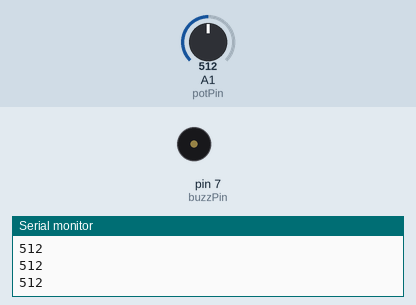
The sketch below on a simulated Arduino Uno, built with avr-gcc and run on an emulated ATmega328P. Parts: buzzer (waves = sounding, pin HIGH), the last lines printed to the serial monitor. The inputs (shaded band) are chosen by the test bench; at power-on: A1 (potPin) = 512.

Above: at 1.2 s.
1.3 s: A1 (potPin) set to 985
2.8 s: A1 (potPin) set to 1013
At 2.95 s:
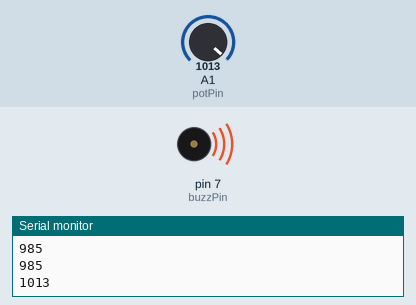
5.8 s: A1 (potPin) set to 990
At 5.8 s:
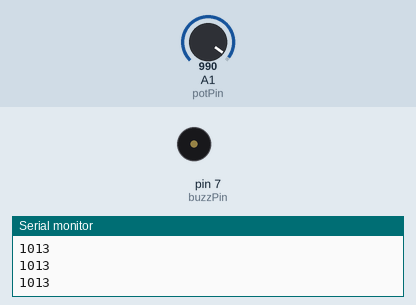
7.3 s: A1 (potPin) set to 1010
At 7.61 s:
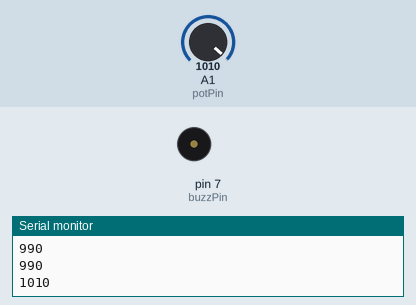
Timing chart, 0 to 11.3 s (numbered marks = the images above; inputs shaded):
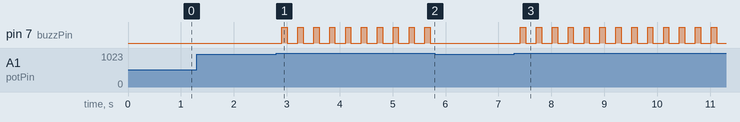

Measured:
- the behaviour switches between 1000 and 1001 on A1 (potPin) (found by bisection; images 0 and 1)
- after the input at 2.8 s, pin 7 (buzzPin): alternates HIGH for 0.10 s and LOW for 0.20 s, starting after 0.11 s
- after the input at 5.8 s, pin 7 (buzzPin): stops changing and stays LOW
- after the input at 7.3 s, pin 7 (buzzPin): alternates HIGH for 0.10 s and LOW for 0.20 s, starting after 0.12 s

The sketch:

sketch_Buzzers_potentiometer1.ino
```cpp
// This beep-beeps the buzzer for potentiometer
// values above 1000

int myNum;
int potPin=A1;
int buzzPin=7;
int potVal;
String msg="Please input your number.";
int tSmall=100;

void setup() {
  Serial.begin(9600);
  pinMode(potPin,INPUT);
  pinMode(buzzPin,OUTPUT);
}

void loop() {

  potVal=analogRead(potPin);
  Serial.println(potVal);
  delay(tSmall);
  if (potVal>1000) {
    digitalWrite(buzzPin,HIGH);
    delay(tSmall);
    digitalWrite(buzzPin,LOW);
    delay(tSmall);
  } else {
    digitalWrite(buzzPin,LOW);
  }

}
```
